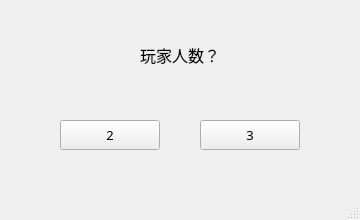
<?xml version="1.0" encoding="UTF-8"?>
<ui version="4.0">
 <class>MainWindow</class>
 <widget class="QMainWindow" name="MainWindow">
  <property name="geometry">
   <rect>
    <x>0</x>
    <y>0</y>
    <width>360</width>
    <height>220</height>
   </rect>
  </property>
  <property name="windowTitle">
   <string>Choose Number</string>
  </property>
  <widget class="QWidget" name="centralwidget">
   <widget class="QLabel" name="label">
    <property name="geometry">
     <rect>
      <x>140</x>
      <y>30</y>
      <width>121</width>
      <height>50</height>
     </rect>
    </property>
    <property name="font">
     <font>
      <family>微软雅黑</family>
      <pointsize>12</pointsize>
     </font>
    </property>
    <property name="text">
     <string>玩家人数？</string>
    </property>
   </widget>
   <widget class="QPushButton" name="pushButton2">
    <property name="geometry">
     <rect>
      <x>60</x>
      <y>120</y>
      <width>100</width>
      <height>30</height>
     </rect>
    </property>
    <property name="font">
     <font>
      <family>微软雅黑</family>
      <pointsize>10</pointsize>
     </font>
    </property>
    <property name="text">
     <string>2</string>
    </property>
   </widget>
   <widget class="QPushButton" name="pushButton3">
    <property name="geometry">
     <rect>
      <x>200</x>
      <y>120</y>
      <width>100</width>
      <height>30</height>
     </rect>
    </property>
    <property name="font">
     <font>
      <family>微软雅黑</family>
      <pointsize>10</pointsize>
     </font>
    </property>
    <property name="text">
     <string>3</string>
    </property>
   </widget>
  </widget>
  <widget class="QStatusBar" name="statusbar"/>
 </widget>
 <resources/>
 <connections/>
</ui>
